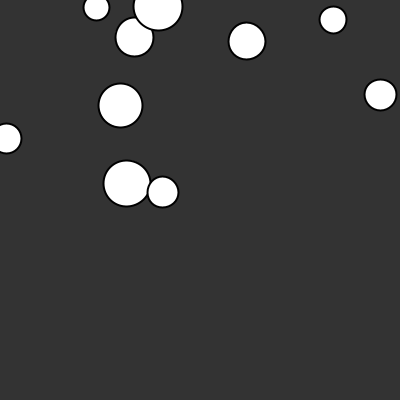
Frame 1 (no input)
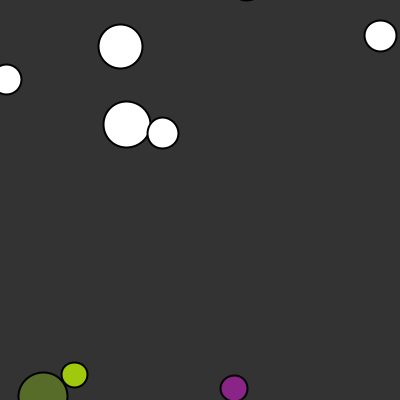
Frame 60 (the mouse pressed at the canvas centre just before this capture)
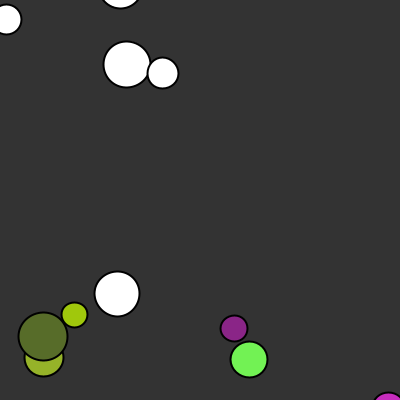
Frame 120 (the mouse held since frame 60 and released just before this capture)

The Processing sketch that drew these frames (run headless with seeded random() and noise(); from frame 60 on, the mouse is pressed at the canvas centre):

// Processing sketch: BouncyBall
// ── BouncyBall.pde
Ball [] balls = new Ball [30];

float total = 10;

color defaultColor = 255;
float randomDiameter = random(25,50);

void setup() {
  size (400, 400);
  //size (1300,1080);
  
  for(int i=0; i<balls.length; i++) {
    balls[i] = new Ball(random(25,50), defaultColor);
  }
}

void mousePressed() {
  if (total == balls.length) {
    total = balls.length;
  } else {
    total = total + 1;
  }
}

void keyPressed() {
  if (total == 0) {
    total = 0;
  } else {
    total = total - 1;
  }
}



void draw() {
  background(51);
  
  for (int i=0; i<total; i++) {
    balls[i].display();
    balls[i].ascend();
    //balls[i].top();
    balls[i].reborn();
  }
  
  //balls[1].collision(balls[0]);
}
// ── Ball.pde
class Ball {
  
  float x;
  float y;
  float diameter;
  color Color;

  Ball(float tempD, color clr) {
    x = random(width);
    y = random(height);
    diameter = tempD;
    Color = clr;
  }

  void display() {
    strokeWeight(2);
    fill(Color);
    ellipse(x,y,diameter, diameter);
  }

  void top () {
    if (y <diameter/2) {
      y = y+5;
    }
  }
  
  //void collision (Ball object) {
  //  float d = dist(x,y,object.x,object.y);
  //  if (d > radius + object.radius) {
  //    Color = color (255,0,0);
  //    object.Color = color (0,255,0);
  //  }
  //  else {
  //    Color = color(200);
  //    object.Color = color (0,0,255);
  //  }
  //}
  
  void ascend() {
    y--;
  }
  
  void reborn() {
    if (y < -diameter/2) {
      y = height+diameter/2;
      Color = color(random(255),random(255),random(255));
      x = random(width);
    }
  }
  
}
